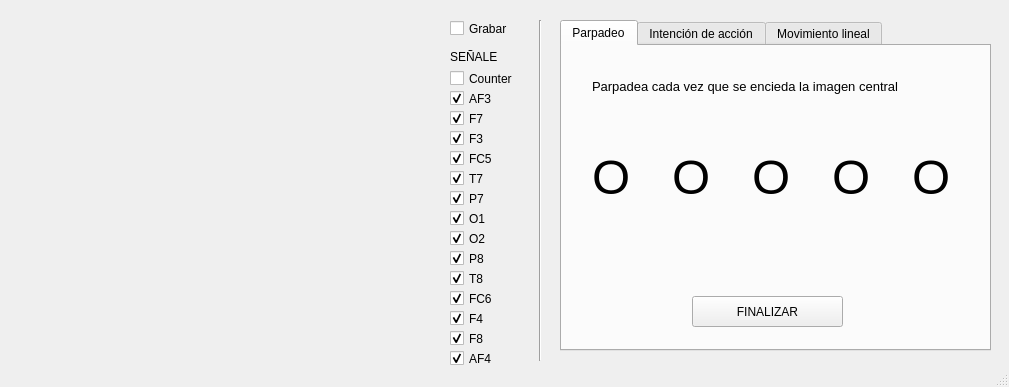
<?xml version="1.0" encoding="UTF-8"?>
<ui version="4.0">
 <class>MainWindow</class>
 <widget class="QMainWindow" name="MainWindow">
  <property name="geometry">
   <rect>
    <x>0</x>
    <y>0</y>
    <width>1009</width>
    <height>387</height>
   </rect>
  </property>
  <property name="windowTitle">
   <string>Captura ICC</string>
  </property>
  <widget class="QWidget" name="centralWidget">
   <widget class="QCustomPlot" name="customPlot" native="true">
    <property name="geometry">
     <rect>
      <x>10</x>
      <y>20</y>
      <width>431</width>
      <height>341</height>
     </rect>
    </property>
   </widget>
   <widget class="QCheckBox" name="ED_COUNTER">
    <property name="geometry">
     <rect>
      <x>450</x>
      <y>70</y>
      <width>101</width>
      <height>17</height>
     </rect>
    </property>
    <property name="text">
     <string>Counter</string>
    </property>
    <property name="checked">
     <bool>false</bool>
    </property>
   </widget>
   <widget class="QCheckBox" name="ED_AF4">
    <property name="geometry">
     <rect>
      <x>450</x>
      <y>350</y>
      <width>101</width>
      <height>17</height>
     </rect>
    </property>
    <property name="text">
     <string>AF4</string>
    </property>
    <property name="checked">
     <bool>true</bool>
    </property>
   </widget>
   <widget class="QCheckBox" name="ED_AF3">
    <property name="geometry">
     <rect>
      <x>450</x>
      <y>90</y>
      <width>101</width>
      <height>17</height>
     </rect>
    </property>
    <property name="text">
     <string>AF3</string>
    </property>
    <property name="checked">
     <bool>true</bool>
    </property>
   </widget>
   <widget class="QCheckBox" name="ED_F7">
    <property name="geometry">
     <rect>
      <x>450</x>
      <y>110</y>
      <width>101</width>
      <height>17</height>
     </rect>
    </property>
    <property name="text">
     <string>F7</string>
    </property>
    <property name="checked">
     <bool>true</bool>
    </property>
   </widget>
   <widget class="QCheckBox" name="ED_F3">
    <property name="geometry">
     <rect>
      <x>450</x>
      <y>130</y>
      <width>101</width>
      <height>17</height>
     </rect>
    </property>
    <property name="text">
     <string>F3</string>
    </property>
    <property name="checked">
     <bool>true</bool>
    </property>
   </widget>
   <widget class="QCheckBox" name="ED_FC5">
    <property name="geometry">
     <rect>
      <x>450</x>
      <y>150</y>
      <width>101</width>
      <height>17</height>
     </rect>
    </property>
    <property name="text">
     <string>FC5</string>
    </property>
    <property name="checked">
     <bool>true</bool>
    </property>
   </widget>
   <widget class="QCheckBox" name="ED_T7">
    <property name="geometry">
     <rect>
      <x>450</x>
      <y>170</y>
      <width>101</width>
      <height>17</height>
     </rect>
    </property>
    <property name="text">
     <string>T7</string>
    </property>
    <property name="checked">
     <bool>true</bool>
    </property>
   </widget>
   <widget class="QCheckBox" name="ED_P7">
    <property name="geometry">
     <rect>
      <x>450</x>
      <y>190</y>
      <width>101</width>
      <height>17</height>
     </rect>
    </property>
    <property name="text">
     <string>P7</string>
    </property>
    <property name="checked">
     <bool>true</bool>
    </property>
   </widget>
   <widget class="QCheckBox" name="ED_O1">
    <property name="geometry">
     <rect>
      <x>450</x>
      <y>210</y>
      <width>101</width>
      <height>17</height>
     </rect>
    </property>
    <property name="text">
     <string>O1</string>
    </property>
    <property name="checked">
     <bool>true</bool>
    </property>
   </widget>
   <widget class="QCheckBox" name="ED_O2">
    <property name="geometry">
     <rect>
      <x>450</x>
      <y>230</y>
      <width>101</width>
      <height>17</height>
     </rect>
    </property>
    <property name="text">
     <string>O2</string>
    </property>
    <property name="checked">
     <bool>true</bool>
    </property>
   </widget>
   <widget class="QCheckBox" name="ED_P8">
    <property name="geometry">
     <rect>
      <x>450</x>
      <y>250</y>
      <width>101</width>
      <height>17</height>
     </rect>
    </property>
    <property name="text">
     <string>P8</string>
    </property>
    <property name="checked">
     <bool>true</bool>
    </property>
   </widget>
   <widget class="QCheckBox" name="ED_T8">
    <property name="geometry">
     <rect>
      <x>450</x>
      <y>270</y>
      <width>101</width>
      <height>17</height>
     </rect>
    </property>
    <property name="text">
     <string>T8</string>
    </property>
    <property name="checked">
     <bool>true</bool>
    </property>
   </widget>
   <widget class="QCheckBox" name="ED_FC6">
    <property name="geometry">
     <rect>
      <x>450</x>
      <y>290</y>
      <width>101</width>
      <height>17</height>
     </rect>
    </property>
    <property name="text">
     <string>FC6</string>
    </property>
    <property name="checked">
     <bool>true</bool>
    </property>
   </widget>
   <widget class="QCheckBox" name="ED_F4">
    <property name="geometry">
     <rect>
      <x>450</x>
      <y>310</y>
      <width>101</width>
      <height>17</height>
     </rect>
    </property>
    <property name="text">
     <string>F4</string>
    </property>
    <property name="checked">
     <bool>true</bool>
    </property>
   </widget>
   <widget class="QCheckBox" name="ED_F8">
    <property name="geometry">
     <rect>
      <x>450</x>
      <y>330</y>
      <width>101</width>
      <height>17</height>
     </rect>
    </property>
    <property name="text">
     <string>F8</string>
    </property>
    <property name="checked">
     <bool>true</bool>
    </property>
   </widget>
   <widget class="QLabel" name="label">
    <property name="geometry">
     <rect>
      <x>450</x>
      <y>50</y>
      <width>47</width>
      <height>13</height>
     </rect>
    </property>
    <property name="text">
     <string>SEÑALES</string>
    </property>
   </widget>
   <widget class="QCheckBox" name="BT_grabar">
    <property name="geometry">
     <rect>
      <x>450</x>
      <y>20</y>
      <width>101</width>
      <height>17</height>
     </rect>
    </property>
    <property name="text">
     <string>Grabar</string>
    </property>
    <property name="checked">
     <bool>false</bool>
    </property>
   </widget>
   <widget class="Line" name="line">
    <property name="geometry">
     <rect>
      <x>530</x>
      <y>20</y>
      <width>20</width>
      <height>341</height>
     </rect>
    </property>
    <property name="orientation">
     <enum>Qt::Vertical</enum>
    </property>
   </widget>
   <widget class="QTabWidget" name="tabWidget">
    <property name="geometry">
     <rect>
      <x>560</x>
      <y>20</y>
      <width>431</width>
      <height>331</height>
     </rect>
    </property>
    <property name="currentIndex">
     <number>0</number>
    </property>
    <widget class="QWidget" name="tab">
     <attribute name="title">
      <string>Parpadeo</string>
     </attribute>
     <widget class="QLabel" name="label_3">
      <property name="geometry">
       <rect>
        <x>30</x>
        <y>20</y>
        <width>311</width>
        <height>41</height>
       </rect>
      </property>
      <property name="font">
       <font>
        <pointsize>10</pointsize>
       </font>
      </property>
      <property name="text">
       <string>Parpadea cada vez que se encieda la imagen central</string>
      </property>
     </widget>
     <widget class="QPushButton" name="pushButton">
      <property name="geometry">
       <rect>
        <x>130</x>
        <y>250</y>
        <width>151</width>
        <height>31</height>
       </rect>
      </property>
      <property name="text">
       <string>FINALIZAR</string>
      </property>
     </widget>
     <widget class="QLabel" name="label_4">
      <property name="geometry">
       <rect>
        <x>30</x>
        <y>110</y>
        <width>41</width>
        <height>41</height>
       </rect>
      </property>
      <property name="font">
       <font>
        <pointsize>37</pointsize>
       </font>
      </property>
      <property name="text">
       <string>O</string>
      </property>
     </widget>
     <widget class="QLabel" name="label_5">
      <property name="geometry">
       <rect>
        <x>350</x>
        <y>110</y>
        <width>41</width>
        <height>41</height>
       </rect>
      </property>
      <property name="font">
       <font>
        <pointsize>37</pointsize>
       </font>
      </property>
      <property name="text">
       <string>O</string>
      </property>
     </widget>
     <widget class="QLabel" name="label_6">
      <property name="geometry">
       <rect>
        <x>270</x>
        <y>110</y>
        <width>41</width>
        <height>41</height>
       </rect>
      </property>
      <property name="font">
       <font>
        <pointsize>37</pointsize>
       </font>
      </property>
      <property name="text">
       <string>O</string>
      </property>
     </widget>
     <widget class="QLabel" name="label_7">
      <property name="geometry">
       <rect>
        <x>190</x>
        <y>110</y>
        <width>41</width>
        <height>41</height>
       </rect>
      </property>
      <property name="font">
       <font>
        <pointsize>37</pointsize>
       </font>
      </property>
      <property name="text">
       <string>O</string>
      </property>
     </widget>
     <widget class="QLabel" name="label_8">
      <property name="geometry">
       <rect>
        <x>110</x>
        <y>110</y>
        <width>41</width>
        <height>41</height>
       </rect>
      </property>
      <property name="font">
       <font>
        <pointsize>37</pointsize>
       </font>
      </property>
      <property name="text">
       <string>O</string>
      </property>
     </widget>
    </widget>
    <widget class="QWidget" name="tab_2">
     <attribute name="title">
      <string>Intención de acción</string>
     </attribute>
     <widget class="QCheckBox" name="LB_Caso1">
      <property name="geometry">
       <rect>
        <x>30</x>
        <y>40</y>
        <width>101</width>
        <height>17</height>
       </rect>
      </property>
      <property name="text">
       <string>Caso 1</string>
      </property>
      <property name="checked">
       <bool>false</bool>
      </property>
     </widget>
     <widget class="QCheckBox" name="LB_Caso5">
      <property name="geometry">
       <rect>
        <x>30</x>
        <y>120</y>
        <width>101</width>
        <height>17</height>
       </rect>
      </property>
      <property name="text">
       <string>Caso 5</string>
      </property>
      <property name="checked">
       <bool>false</bool>
      </property>
     </widget>
     <widget class="QLabel" name="label_2">
      <property name="geometry">
       <rect>
        <x>30</x>
        <y>20</y>
        <width>47</width>
        <height>13</height>
       </rect>
      </property>
      <property name="text">
       <string>Clase</string>
      </property>
     </widget>
     <widget class="QCheckBox" name="LB_Caso4">
      <property name="geometry">
       <rect>
        <x>30</x>
        <y>100</y>
        <width>101</width>
        <height>17</height>
       </rect>
      </property>
      <property name="text">
       <string>Caso 4</string>
      </property>
      <property name="checked">
       <bool>false</bool>
      </property>
     </widget>
     <widget class="QCheckBox" name="LB_Caso2">
      <property name="geometry">
       <rect>
        <x>30</x>
        <y>60</y>
        <width>101</width>
        <height>17</height>
       </rect>
      </property>
      <property name="text">
       <string>Caso 2</string>
      </property>
      <property name="checked">
       <bool>false</bool>
      </property>
     </widget>
     <widget class="QCheckBox" name="LB_Caso3">
      <property name="geometry">
       <rect>
        <x>30</x>
        <y>80</y>
        <width>101</width>
        <height>17</height>
       </rect>
      </property>
      <property name="text">
       <string>Caso 3</string>
      </property>
      <property name="checked">
       <bool>false</bool>
      </property>
     </widget>
    </widget>
    <widget class="QWidget" name="tab_3">
     <attribute name="title">
      <string>Movimiento lineal</string>
     </attribute>
    </widget>
   </widget>
  </widget>
  <widget class="QStatusBar" name="statusBar"/>
 </widget>
 <layoutdefault spacing="6" margin="11"/>
 <customwidgets>
  <customwidget>
   <class>QCustomPlot</class>
   <extends>QWidget</extends>
   <header>qcustomplot.h</header>
   <container>1</container>
  </customwidget>
 </customwidgets>
 <resources/>
 <connections/>
</ui>
